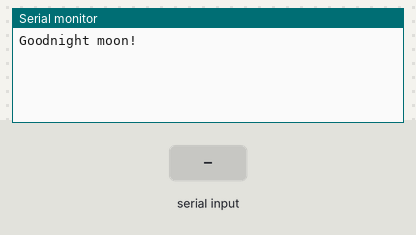
Bench run of a sketch on a simulated Arduino Uno, built with avr-gcc and run on an emulated ATmega328P. Shown: the last lines printed to the serial monitor. The test bench sets the inputs (shaded band).

Above: at 3.2 s.
3.3 s: "1" received over the second serial link
At 4.5 s:
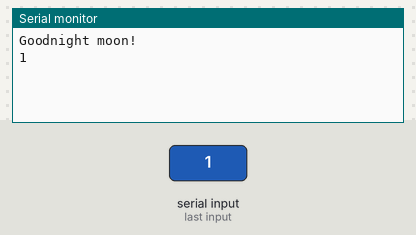
4.8 s: "0" received over the second serial link
At 5.8 s:
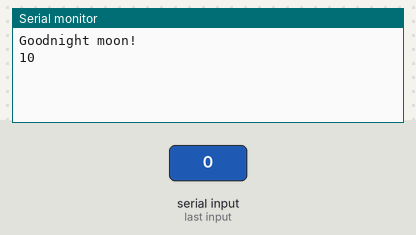

The sketch:

SoftwareSerial.ino
```cpp
#include <SoftwareSerial.h>
SoftwareSerial mySerial(2, 3); // RX, TX
void setup() {
  Serial.begin(19200);  //Скорость порта для связи Arduino с компьютером
  Serial.println("Goodnight moon!");
  mySerial.begin(9600);  //Скорость порта для связи Arduino с GSM модулем
   delay(2000);
  mySerial.print("AT");
}

void loop() {
  if (mySerial.available())
    Serial.write(mySerial.read());
  if (Serial.available())
    mySerial.write(Serial.read());
}
```

Measured:
- after the input at 3.3 s, the serial monitor: prints a new line at once (image 1)
- after the input at 4.8 s, the serial monitor: prints a new line at once (image 2)
